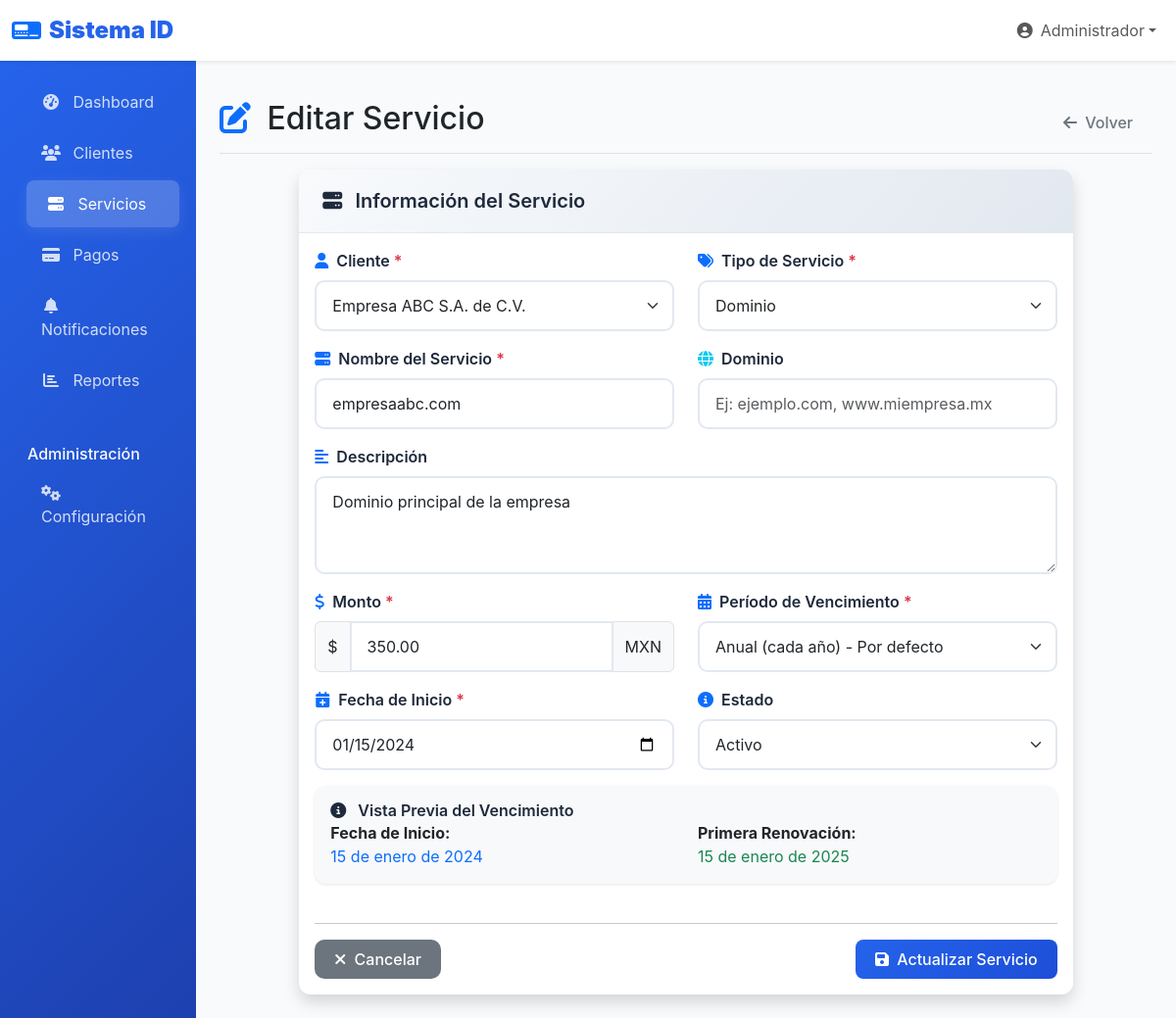
The page /servicios/editar/1 (signed in) on the database its author committed.
### tables this page shows
CREATE TABLE servicios (
    id INT AUTO_INCREMENT PRIMARY KEY,
    cliente_id INT NOT NULL,
    tipo_servicio_id INT NOT NULL,
    nombre VARCHAR(200) NOT NULL,
    descripcion TEXT,
    dominio VARCHAR(255),
    monto DECIMAL(10,2) NOT NULL,
    periodo_vencimiento ENUM('mensual', 'trimestral', 'semestral', 'anual') DEFAULT 'anual',
    fecha_inicio DATE NOT NULL,
    fecha_vencimiento DATE NOT NULL,
    fecha_proximo_vencimiento DATE,
    estado ENUM('activo', 'vencido', 'cancelado', 'suspendido') DEFAULT 'activo',
    fecha_creacion TIMESTAMP DEFAULT CURRENT_TIMESTAMP,
    fecha_actualizacion TIMESTAMP DEFAULT CURRENT_TIMESTAMP ON UPDATE CURRENT_TIMESTAMP,
    FOREIGN KEY (cliente_id) REFERENCES clientes(id) ON DELETE CASCADE,
    FOREIGN KEY (tipo_servicio_id) REFERENCES tipos_servicios(id)
);

CREATE TABLE clientes (
    id INT AUTO_INCREMENT PRIMARY KEY,
    usuario_id INT,
    nombre_razon_social VARCHAR(200) NOT NULL,
    rfc VARCHAR(13),
    contacto VARCHAR(100),
    email VARCHAR(100) NOT NULL,
    telefono VARCHAR(20),
    direccion TEXT,
    activo TINYINT(1) DEFAULT 1,
    fecha_registro TIMESTAMP DEFAULT CURRENT_TIMESTAMP,
    FOREIGN KEY (usuario_id) REFERENCES usuarios(id) ON DELETE SET NULL
);

CREATE TABLE tipos_servicios (
    id INT AUTO_INCREMENT PRIMARY KEY,
    nombre VARCHAR(100) NOT NULL,
    descripcion TEXT,
    activo TINYINT(1) DEFAULT 1
);

### controllers/ServiciosController.php (called while the page is built, shortened)
<?php
class ServiciosController {
    private $servicioModel;
    private $clienteModel;
    private $tipoServicioModel;
    public function __construct() {
        $this->servicioModel = new Servicio();
        $this->clienteModel = new Cliente();
        $this->tipoServicioModel = new TipoServicio();
    }
    public function editar() {
        $id = $_GET['id'] ?? 0;
        $servicio = $this->servicioModel->findById($id);
        $error = '';
        $clientes = $this->clienteModel->findAll();
        $tiposServicio = $this->tipoServicioModel->findAll();
        $data = [
            'servicio' => $servicio,
            'clientes' => $clientes,
            'tipos_servicio' => $tiposServicio,
            'error' => $error
        ];
        include 'views/services/form.php';
    }
}

### config/database.php (called while the page is built, shortened)
<?php
class Database {
    private static $instance = null;
    private $connection;
    private function __construct() {
        try {
            $dsn = "mysql:host=" . DB_HOST . ";dbname=" . DB_NAME . ";charset=" . DB_CHARSET;
            $options = [
                PDO::ATTR_ERRMODE => PDO::ERRMODE_EXCEPTION,
                PDO::ATTR_DEFAULT_FETCH_MODE => PDO::FETCH_ASSOC,
                PDO::ATTR_EMULATE_PREPARES => false,
            ];
            $this->connection = new PDO($dsn, DB_USER, DB_PASS, $options);
        } catch (PDOException $e) {
            die("Error de conexión a la base de datos: " . $e->getMessage());
        }
    }
    public static function getInstance() {
        if (self::$instance === null) {
            self::$instance = new self();
        }
        return self::$instance;
    }
    public function getConnection() {
        return $this->connection;
    }
}

### models/Servicio.php (called while the page is built, shortened)
<?php
class Servicio {
    private $db;
    public function __construct() {
        $this->db = Database::getInstance()->getConnection();
    }
    public function findById($id) {
        $stmt = $this->db->prepare("
            SELECT s.*, c.nombre_razon_social, ts.nombre as tipo_servicio_nombre
            FROM servicios s
            INNER JOIN clientes c ON s.cliente_id = c.id
            INNER JOIN tipos_servicios ts ON s.tipo_servicio_id = ts.id
            WHERE s.id = ?
        ");
        $stmt->execute([$id]);
        return $stmt->fetch();
    }
}

### models/Cliente.php (called while the page is built, shortened)
<?php
class Cliente {
    private $db;
    public function __construct() {
        $this->db = Database::getInstance()->getConnection();
    }
    public function findAll($limit = null, $offset = 0) {
        $sql = "SELECT c.*, u.nombre as usuario_nombre
                FROM clientes c
                LEFT JOIN usuarios u ON c.usuario_id = u.id
                WHERE c.activo = 1
                ORDER BY c.nombre_razon_social ASC";
        $stmt = $this->db->query($sql);
        return $stmt->fetchAll();
    }
}

### models/TipoServicio.php (called while the page is built, shortened)
<?php
class TipoServicio {
    private $db;
    public function __construct() {
        $this->db = Database::getInstance()->getConnection();
    }
    public function findAll() {
        $stmt = $this->db->query("SELECT * FROM tipos_servicios WHERE activo = 1 ORDER BY nombre ASC");
        return $stmt->fetchAll();
    }
}

### views/services/form.php (the view, shortened to what this page needs)
<?php
$pageTitle = isset($data['servicio']) ? 'Editar Servicio' : 'Nuevo Servicio';
include 'views/layout/header.php';
$isEdit = isset($data['servicio']);
$servicio = $data['servicio'] ?? null;
?>
<div class="d-flex justify-content-between flex-wrap flex-md-nowrap align-items-center pt-3 pb-2 mb-3 border-bottom">
    <h1 class="h2">
        <i class="fas fa-<?= $isEdit ? 'edit' : 'plus' ?> text-primary me-2"></i>
        <?= $pageTitle ?>
    </h1>
    <div class="btn-toolbar mb-2 mb-md-0">
        <a href="<?= BASE_URL ?>servicios" class="btn btn-outline-secondary">
            <i class="fas fa-arrow-left me-1"></i>
            Volver
        </a>
    </div>
</div>
<div class="row justify-content-center">
    <div class="col-lg-10">
        <div class="card shadow">
            <div class="card-header">
                <h5 class="card-title mb-0">
                    <i class="fas fa-server me-2"></i>
                    Información del Servicio
                </h5>
            </div>
            <div class="card-body">
                <form method="POST" id="servicioForm" novalidate>
                    <div class="row">
                        <div class="col-md-6 mb-3">
                            <label for="cliente_id" class="form-label">
                                <i class="fas fa-user me-1 text-primary"></i>
                                Cliente <span class="text-danger">*</span>
                            </label>
                            <select class="form-select" id="cliente_id" name="cliente_id" required>
                                <?php foreach ($data['clientes'] as $cliente): ?>
                                <option value="<?= $cliente['id'] ?>"
                                        <?= ($servicio && $servicio['cliente_id'] == $cliente['id']) ? 'selected' : '' ?>>
                                    <?= htmlspecialchars($cliente['nombre_razon_social']) ?>
                                </option>
                                <?php endforeach; ?>
                            </select>
                        </div>
                        <div class="col-md-6 mb-3">
                            <label for="tipo_servicio_id" class="form-label">
                                <i class="fas fa-tags me-1 text-primary"></i>
                                Tipo de Servicio <span class="text-danger">*</span>
                            </label>
                            <select class="form-select" id="tipo_servicio_id" name="tipo_servicio_id" required>
                                <?php foreach ($data['tipos_servicio'] as $tipo): ?>
                                <option value="<?= $tipo['id'] ?>"
                                        <?= ($servicio && $servicio['tipo_servicio_id'] == $tipo['id']) ? 'selected' : '' ?>>
                                    <?= htmlspecialchars($tipo['nombre']) ?>
                                </option>
                                <?php endforeach; ?>
                            </select>
                        </div>
                        <div class="col-md-6 mb-3">
                            <label for="nombre" class="form-label">
                                <i class="fas fa-server me-1 text-primary"></i>
                                Nombre del Servicio <span class="text-danger">*</span>
                            </label>
                            <input type="text"
                                   class="form-control"
                                   id="nombre"
                                   name="nombre"
                                   value="<?= htmlspecialchars($servicio['nombre'] ?? '') ?>"
                                   placeholder="Ej: empresaabc.com, Hosting Premium, SSL Wildcard"
                                   required>
                        </div>
                        <div class="col-md-6 mb-3">
                            <label for="dominio" class="form-label">
                                <i class="fas fa-globe me-1 text-info"></i>
                                Dominio
                            </label>
                            <input type="text"
                                   class="form-control"
                                   id="dominio"
                                   name="dominio"
                                   value="<?= htmlspecialchars($servicio['dominio'] ?? '') ?>"
                                   placeholder="Ej: ejemplo.com, www.miempresa.mx">
                        </div>
                        <div class="col-md-12 mb-3">
                            <label for="descripcion" class="form-label">
                                <i class="fas fa-align-left me-1 text-primary"></i>
                                Descripción
                            </label>
                            <textarea class="form-control"
                                      id="descripcion"
                                      name="descripcion"
                                      rows="3"
                                      placeholder="Descripción detallada del servicio..."><?= htmlspecialchars($servicio['descripcion'] ?? '') ?></textarea>
                        </div>
                        <div class="col-md-6 mb-3">
                            <label for="monto" class="form-label">
                                <i class="fas fa-dollar-sign me-1 text-primary"></i>
                                Monto <span class="text-danger">*</span>
                            </label>
                            <div class="input-group">
                                <span class="input-group-text">$</span>
                                <input type="number"
                                       class="form-control format-currency"
                                       id="monto"
                                       name="monto"
                                       value="<?= $servicio['monto'] ?? '' ?>"
                                       step="0.01"
                                       min="0"
                                       placeholder="0.00"
                                       required>
                                <span class="input-group-text">MXN</span>
                            </div>
                        </div>
                        <div class="col-md-6 mb-3">
                            <label for="periodo_vencimiento" class="form-label">
                                <i class="fas fa-calendar-alt me-1 text-primary"></i>
                                Período de Vencimiento <span class="text-danger">*</span>
                            </label>
                            <select class="form-select" id="periodo_vencimiento" name="periodo_vencimiento" required>
                                <option value="anual" <?= ($servicio && $servicio['periodo_vencimiento'] == 'anual') ? 'selected' : 'selected' ?>>
                                    Anual (cada año) - Por defecto
                                </option>
                            </select>
                        </div>
                        <div class="col-md-6 mb-3">
                            <label for="fecha_inicio" class="form-label">
                                <i class="fas fa-calendar-plus me-1 text-primary"></i>
                                Fecha de Inicio <span class="text-danger">*</span>
                            </label>
                            <input type="date"
                                   class="form-control"
                                   id="fecha_inicio"
                                   name="fecha_inicio"
                                   value="<?= $servicio['fecha_inicio'] ?? date('Y-m-d') ?>"
                                   required>
                        </div>
                        <?php if ($isEdit): ?>
                        <div class="col-md-6 mb-3">
                            <label for="estado" class="form-label">
                                <i class="fas fa-info-circle me-1 text-primary"></i>
                                Estado
                            </label>
                            <select class="form-select" id="estado" name="estado">
                                <option value="activo" <?= ($servicio['estado'] == 'activo') ? 'selected' : '' ?>>
                                    Activo
                                </option>
                            </select>
                        </div>
                        <?php endif; ?>
                    </div>
                    <div class="row">
                        <div class="col-12">
                            <div class="card bg-light">
                                <div class="card-body">
                                    <h6 class="card-title">
                                        <i class="fas fa-info-circle me-2"></i>
                                        Vista Previa del Vencimiento
                                    </h6>
                                    <div id="vencimiento-preview">
                                    </div>
                                </div>
                            </div>
                        </div>
                    </div>
                    <div class="row mt-4">
                        <div class="col-12">
                            <hr>
                            <div class="d-flex justify-content-between">
                                <a href="<?= BASE_URL ?>servicios" class="btn btn-secondary">
                                    <i class="fas fa-times me-1"></i>
                                    Cancelar
                                </a>
                                <button type="submit" class="btn btn-primary">
                                    <i class="fas fa-save me-1"></i>
                                    <?= $isEdit ? 'Actualizar Servicio' : 'Crear Servicio' ?>
                                </button>
                            </div>
                        </div>
                    </div>
                </form>
            </div>
        </div>
    </div>
</div>
<?php include 'views/layout/footer.php'; ?>

### rows shown on the page
servicios: cliente_id "Empresa ABC S.A. de C.V.", tipo_servicio_id "Dominio", nombre "empresaabc.com", descripcion "Dominio principal de la empresa", monto "350.00", periodo_vencimiento "Anual (cada año) - Por defecto", fecha_inicio "01/15/2024", estado "Activo"

### other values the page prints
$_SESSION['user_name'] "Administrador"
$pageTitle "Editar Servicio"
